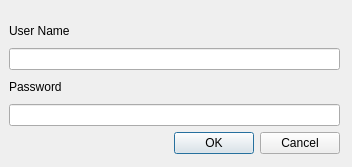
<?xml version="1.0" encoding="UTF-8"?>
<ui version="4.0">
 <class>LoginDialog</class>
 <widget class="QDialog" name="LoginDialog">
  <property name="geometry">
   <rect>
    <x>0</x>
    <y>0</y>
    <width>352</width>
    <height>167</height>
   </rect>
  </property>
  <property name="windowTitle">
   <string>Login to Memsource</string>
  </property>
  <widget class="QWidget" name="verticalLayoutWidget">
   <property name="geometry">
    <rect>
     <x>9</x>
     <y>19</y>
     <width>331</width>
     <height>135</height>
    </rect>
   </property>
   <layout class="QVBoxLayout" name="verticalLayout">
    <property name="sizeConstraint">
     <enum>QLayout::SetMinimumSize</enum>
    </property>
    <item>
     <widget class="QLabel" name="userNameLabel">
      <property name="text">
       <string>User Name</string>
      </property>
     </widget>
    </item>
    <item>
     <widget class="QLineEdit" name="userNameEdit"/>
    </item>
    <item>
     <widget class="QLabel" name="passwordLabel">
      <property name="text">
       <string>Password</string>
      </property>
     </widget>
    </item>
    <item>
     <widget class="QLineEdit" name="passwordEdit">
      <property name="echoMode">
       <enum>QLineEdit::Password</enum>
      </property>
     </widget>
    </item>
    <item>
     <widget class="QDialogButtonBox" name="buttonBox">
      <property name="orientation">
       <enum>Qt::Horizontal</enum>
      </property>
      <property name="standardButtons">
       <set>QDialogButtonBox::Cancel|QDialogButtonBox::Ok</set>
      </property>
     </widget>
    </item>
   </layout>
  </widget>
 </widget>
 <resources/>
 <connections>
  <connection>
   <sender>buttonBox</sender>
   <signal>accepted()</signal>
   <receiver>LoginDialog</receiver>
   <slot>accept()</slot>
   <hints>
    <hint type="sourcelabel">
     <x>248</x>
     <y>254</y>
    </hint>
    <hint type="destinationlabel">
     <x>157</x>
     <y>274</y>
    </hint>
   </hints>
  </connection>
  <connection>
   <sender>buttonBox</sender>
   <signal>rejected()</signal>
   <receiver>LoginDialog</receiver>
   <slot>reject()</slot>
   <hints>
    <hint type="sourcelabel">
     <x>316</x>
     <y>260</y>
    </hint>
    <hint type="destinationlabel">
     <x>286</x>
     <y>274</y>
    </hint>
   </hints>
  </connection>
 </connections>
</ui>
